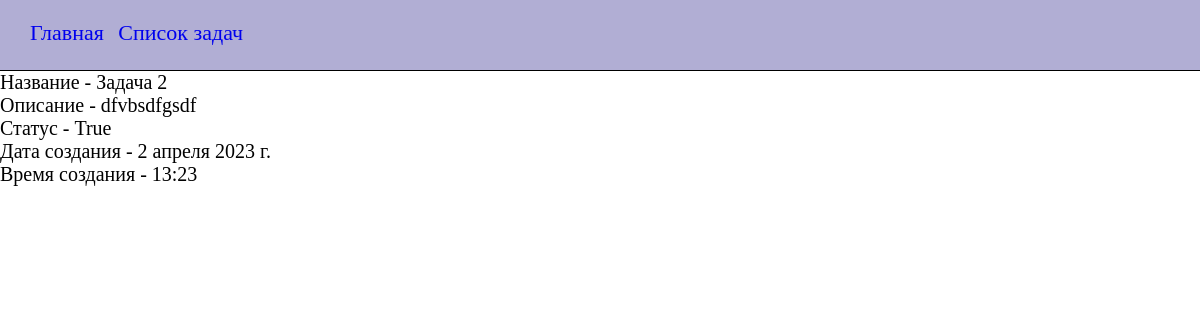
/detail_task/14, run on an earlier commit of the app's database.
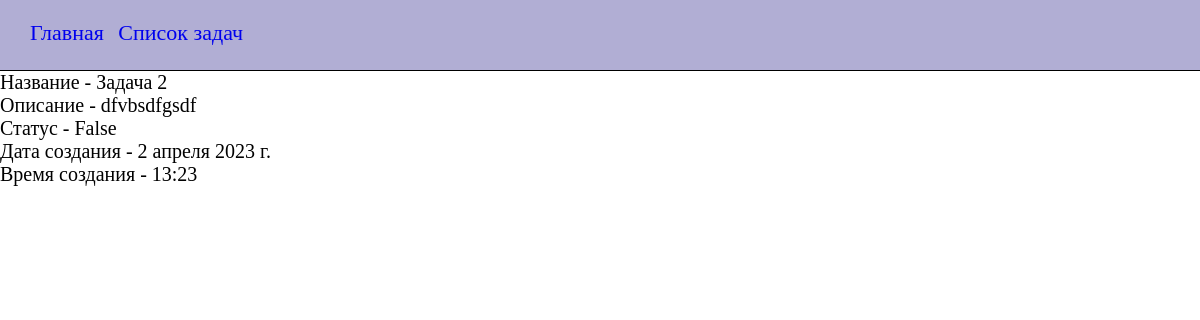
And on a later commit of the database.
### todo/models.py (models this page shows)
class ToDo(models.Model):
    title = models.CharField(max_length=155, verbose_name='Задание')
    description = models.TextField(verbose_name='Описание')
    status = models.BooleanField(default=False, verbose_name='Статус')
    date = models.DateField(auto_now_add=True, verbose_name='Дата создания')
    time = models.TimeField(auto_now_add=True, verbose_name='Время добавления')

### todo/views.py (the view)
# urls.py: path('detail_task/<int:pk>', DetailToDoView.as_view()),
class DetailToDoView(DetailView):
    model = ToDo
    template_name = 'todo/detail_info.html'
    context_object_name = 'task'

### todo/templates/todo/detail_info.html (shortened to what this page needs)
{% extends 'base.html' %}
{% load static %}
{% block css_add %}
    <link rel="stylesheet" href="{% static 'todo/css/detail_info.css' %}">
{% endblock %}
{% block content %}
    {% include 'includes/navbar.html' %}
        <div class="detail__info">
          <ul class="li__style">
            <li>Название - {{ task.title }}</li>
            <li>Описание - {{ task.description }}</li>
            <li>Статус - {{ task.status }}</li>
            <li>Дата создания - {{ task.date }}</li>
            <li>Время создания - {{ task.time }}</li>
          </ul>
        </div>
{% endblock %}

### templates/base.html (shortened to what this page needs)
{% load static %}
<!DOCTYPE html>
<html lang="en">
<head>
    <link rel="stylesheet" href="{% static 'css/main.css' %} ">
    {% block css_add %} {% endblock %}
</head>
    {% block navigation %}
        <link rel="stylesheet" href="{% static 'css/navbar.css' %} ">
    {% endblock %}
<body>
    <div class="content">
        {% block content %} {% endblock %}
    </div>
</body>
</html>

### todo/templates/includes/navbar.html
<nav>
    <div class="navigation__bar">
        <a href="{% url 'main_page' %}" class="button__navigation">Главная</a>
        <a href="{% url 'all_tasks' %}" class="button__navigation">Список задач</a>
    </div>
</nav>

### static/css/main.css (style rules this page uses)
* { margin: 0; padding: 0; }

### todo/static/todo/css/detail_info.css (style rules this page uses)
.li__style li { list-style-type: none; font-size: 20px; }

### static/css/navbar.css (style rules this page uses)
.navigation__bar { position: relative; font-size: 18px; height: 50px; border-bottom: 1px solid black; vertical-align: middle; padding-left: 20px; padding-top: 20px; background-color: #b1aed4; }
.button__navigation { display: inline-block; text-decoration: none; font-size: 22px; height: auto; vertical-align: middle; margin-left: 10px; }

What changed in the data, as far as the page shows it:
changed ToDo "Задача 2": status "True" → "False"
